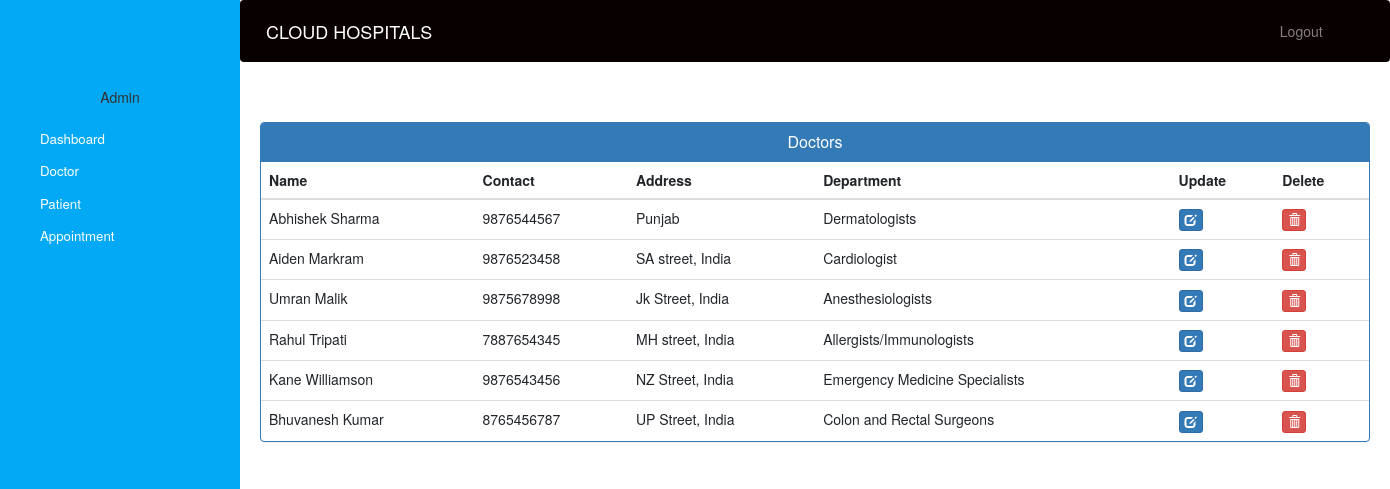
The app's page /admin-view-doctor (signed in) with its own data.
### hospital/models.py (models this page shows, shortened)
class Doctor(models.Model):
    user=models.OneToOneField(User,on_delete=models.CASCADE)
    address = models.CharField(max_length=40)
    mobile = models.CharField(max_length=20,null=True)
    department= models.CharField(max_length=50,choices=departments,default='Cardiologist')
    status=models.BooleanField(default=False)
    @property
    def get_name(self):
        return self.user.first_name+" "+self.user.last_name

### hospital/views.py (the view)
# urls.py: path('admin-view-doctor', views.admin_view_doctor_view,name='admin-view-doctor'),
@login_required(login_url='adminlogin')
@user_passes_test(is_admin)
def admin_view_doctor_view(request):
    doctors=models.Doctor.objects.all().filter(status=True)
    return render(request,'hospital/admin_view_doctor.html',{'doctors':doctors})

### hospital/views.py (called while the page is built)
def is_admin(user):
    return user.groups.filter(name='ADMIN').exists()

### templates/hospital/admin_view_doctor.html (shortened to what this page needs)
{% extends 'hospital/admin_base.html' %}
{% block content %}
{%load static%}
<head>
  <link href="//netdna.bootstrapcdn.com/bootstrap/3.0.0/css/bootstrap.min.css" rel="stylesheet" id="bootstrap-css">
</head>
<div class="container">
  <div class="panel panel-primary">
    <div class="panel-heading">
      <h6 class="panel-title">Doctors</h6>
    </div>
    <table class="table table-hover" id="dev-table">
      <thead>
        <tr>
          <th>Name</th>
          <th>Contact</th>
          <th>Address</th>
          <th>Department</th>
          <th>Update</th>
          <th>Delete</th>
        </tr>
      </thead>
      {% for d in doctors %}
      <tr>
        <td> {{d.get_name}}</td>
        <td>{{d.mobile}}</td>
        <td>{{d.address}}</td>
        <td>{{d.department}}</td>
        <td><a class="btn btn-primary btn-xs" href="{% url 'update-doctor' d.id  %}"><span class="glyphicon glyphicon-edit"></span></a></td>
        <td><a class="btn btn-danger btn-xs" href="{% url 'delete-doctor-from-hospital' d.id  %}"><span class="glyphicon glyphicon-trash"></span></a></td>
      </tr>
      {% endfor %}
    </table>
  </div>
</div>
{% endblock content %}

### static/style.css (style rules this page uses)
body { padding-left: 240px; }

### templates/hospital/admin_base.html (style rules this page uses)
a:link { text-decoration: none; }
a { color: white; }
body { padding-left: 240px; }

### templates/hospital/admin_view_doctor.html (style rules this page uses)
a:link { text-decoration: none; }
h6 { text-align: center; }

### records on screen
Doctor: get_name "Abhishek Sharma", mobile "9876544567", address "Punjab", department "Dermatologists"
Doctor: get_name "Aiden Markram", mobile "9876523458", address "SA street, India", department "Cardiologist"
Doctor: get_name "Umran Malik", mobile "9875678998", address "Jk Street, India", department "Anesthesiologists"
Doctor: get_name "Rahul Tripati", mobile "7887654345", address "MH street, India", department "Allergists/Immunologists"
Doctor: get_name "Kane Williamson", mobile "9876543456", address "NZ Street, India", department "Emergency Medicine Specialists"
Doctor: get_name "Bhuvanesh Kumar", mobile "8765456787", address "UP Street, India", department "Colon and Rectal Surgeons"
